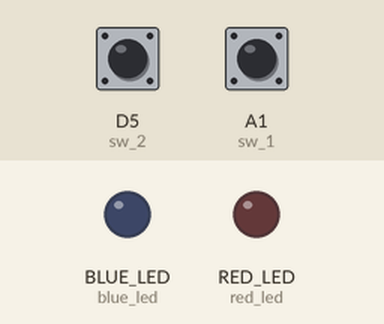
Recording of a program running on a simulated CircuitPython board. Parts: output pins drawn as LEDs (lit = HIGH). Inputs (shaded band) come from the test bench; at power-on: D5 (sw_2) HIGH, A1 (sw_1) HIGH.

Above: at 1.2 s.
1.3 s: D5 (sw_2) pulled LOW for 0.15 s
At 1.37 s:
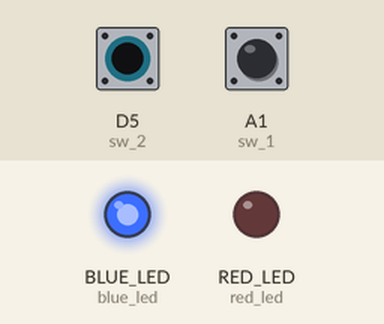
2.9 s: A1 (sw_1) pulled LOW for 0.15 s
At 2.97 s:
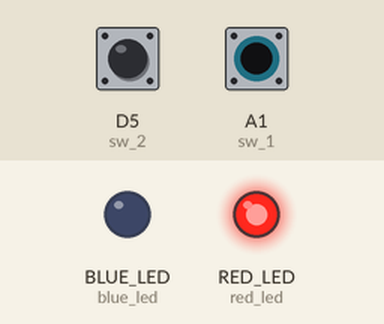
4.5 s: A1 (sw_1) pulled LOW for 3.2 s
At 8.3 s:
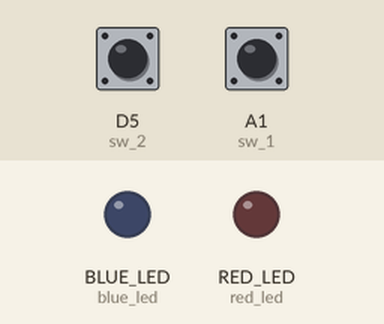
9.2 s: D5 (sw_2) pulled LOW for 3.2 s
At 9.5 s:
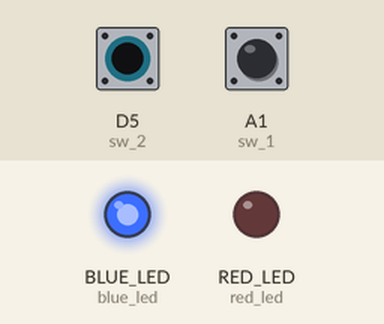
13.9 s: D5 (sw_2) driven LOW and A1 (sw_1) driven LOW
At 14.5 s:
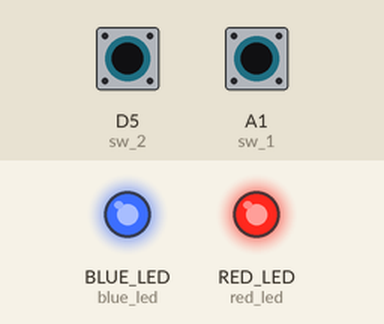
Timing chart, 0 to 16.4 s (numbered marks = the images above; inputs shaded):
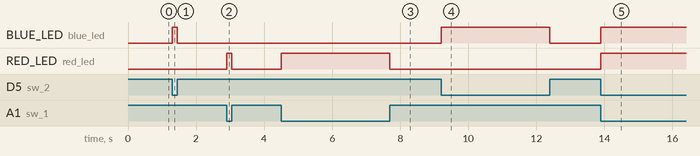

The program:

Momentary_Switch_and_Output_LED.py
```python
import board
import time
from digitalio import DigitalInOut, Direction, Pull

# create a digitalinout object for the breadboard wired switch
sw_1 = DigitalInOut(board.A1)
# set as an input with pull up
sw_1.switch_to_input(pull=Pull.UP)

# create a digitalinout object for the STEMMA switch
sw_2 = DigitalInOut(board.D5)
# set as an input, no need for a pull becuase the PCB has a pull-up resistor
sw_2.switch_to_input()

# create a digtitalinout object for both onboard LEDs
# these pins have names corresponding to their colors in the board module
red_led = DigitalInOut(board.RED_LED)
red_led.direction = Direction.OUTPUT

blue_led = DigitalInOut(board.BLUE_LED)
blue_led.direction = Direction.OUTPUT

# do this forever
while True:

    # read both of the switch inputs
    sw_1_read = sw_1.value
    sw_2_read = sw_2.value

    # set the values of the output leds to match the values of the switch inputs
    red_led.value = not sw_1_read
    blue_led.value = not sw_2_read
```

Measured:
- after the input at 1.3 s, BLUE_LED (blue_led): LOW → HIGH at once, → LOW 0.15 s later
- after the input at 2.9 s, RED_LED (red_led): LOW → HIGH at once, → LOW 0.15 s later
- after the input at 4.5 s, RED_LED (red_led): LOW → HIGH at once, → LOW 3.2 s later
- after the input at 9.2 s, BLUE_LED (blue_led): LOW → HIGH at once, → LOW 3.2 s later
- after the input at 13.9 s, BLUE_LED (blue_led), RED_LED (red_led): LOW → HIGH at once
